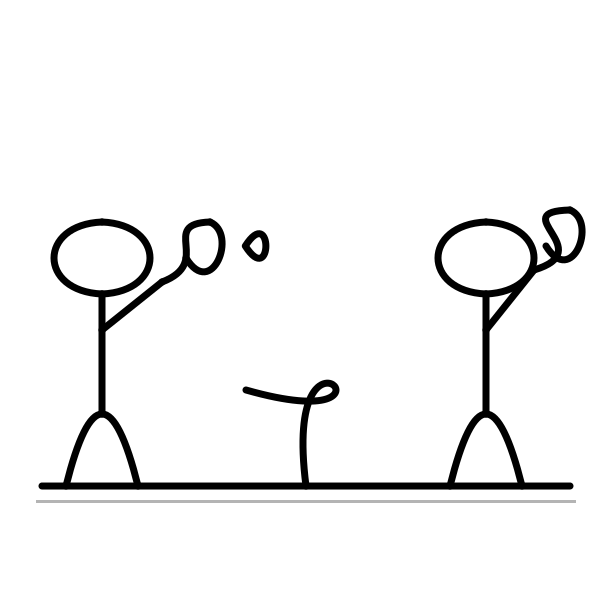
#> input picture versions/anim_sketchagent_2d_v1/examples/badminton_rally/frames/f02.png, 612 x 612 px, given in place of ., which was not available
$ python -i common.py   (imports and definitions only)
#> lines starting #> are read from the running program, lines starting #| are printed output that depends on the picture; pictures that were not available may be replaced by others from this repository, and a replacement may not be noted
from __future__ import annotations

import gzip
import json
import shutil
from pathlib import Path

from PIL import Image, ImageDraw, ImageFont


ROOT = Path(__file__).resolve().parents[1]


def load_tasks(path: Path | None = None) -> dict:
    return json.loads((path or Path(__file__).with_name("tasks.json")).read_text())


def write_json(path: Path, value) -> None:
    path.parent.mkdir(parents=True, exist_ok=True)
    path.write_text(json.dumps(value, ensure_ascii=False, indent=2), encoding="utf-8")


def gzip_file(path: Path) -> None:
    if not path.exists() or path.suffix == ".gz":
        return
    target = path.with_suffix(path.suffix + ".gz")
    with path.open("rb") as source, gzip.open(target, "wb", compresslevel=6) as dest:
        shutil.copyfileobj(source, dest)
    path.unlink()


def label(image: Image.Image, text: str) -> Image.Image:
    image = image.convert("RGB")
    draw = ImageDraw.Draw(image)
    font = ImageFont.load_default()
    draw.rectangle((0, 0, max(50, len(text) * 7 + 8), 20), fill="white")
    draw.text((4, 4), text, fill="black", font=font)
    return image


def write_gif(paths: list[Path], destination: Path, duration_ms: int) -> None:
    images = [label(Image.open(path), f"f{i + 1}") for i, path in enumerate(paths)]
    destination.parent.mkdir(parents=True, exist_ok=True)
    images[0].save(
        destination,
        save_all=True,
        append_images=images[1:],
        duration=duration_ms,
        loop=0,
        optimize=True,
    )


def write_sheet(paths: list[Path], destination: Path, thumb: int = 160) -> None:
#> called with destination = 'out.png', thumb = 160
    images = [label(Image.open(path).convert("RGB").resize((thumb, thumb)), f"f{i + 1}") for i, path in enumerate(paths)]
#> in label, `image = image.convert("RGB")`:
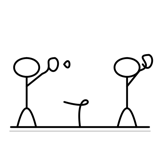
#> image: PIL image 160x160 RGB; min 0, max 255, mean 243.3
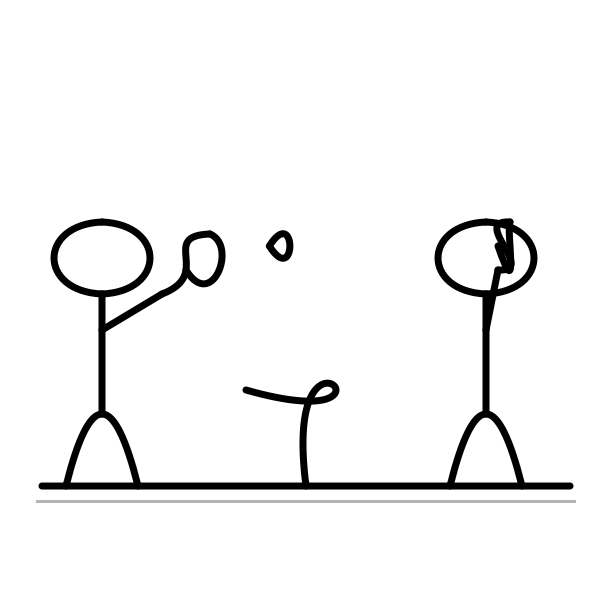
#> input picture versions/anim_sketchagent_2d_v1/examples/badminton_rally/frames/f03.png, 612 x 612 px, given in place of , which was not available
#> call 3 of label, with text = 'f3'
#> in label (call 3), `image = image.convert("RGB")`:
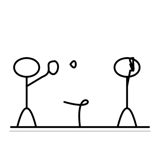
#> image: PIL image 160x160 RGB; min 0, max 255, mean 243.7
    cols = 6
    rows = (len(images) + cols - 1) // cols
    sheet = Image.new("RGB", (cols * thumb, rows * thumb), "white")
    for i, image in enumerate(images):
        sheet.paste(image, ((i % cols) * thumb, (i // cols) * thumb))
    sheet.save(destination, quality=82, optimize=True)

#> (the run stopped early here; a loop or call above may not have finished)
